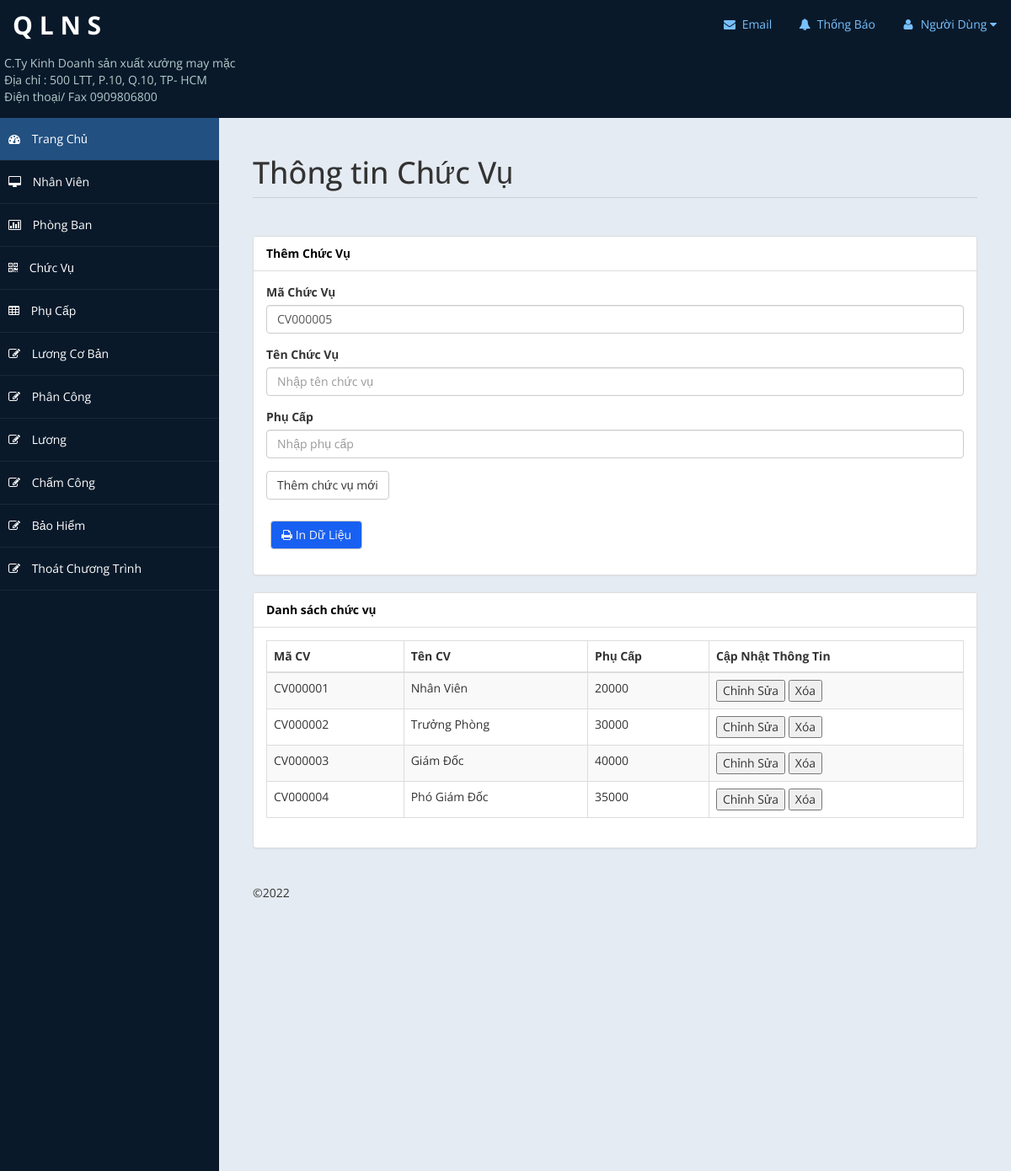
The page /admin/dschucvu.php on the database its author committed.
### tables this page shows
CREATE TABLE `chucvu` (
  `MaCV` char(20) NOT NULL,
  `TenCV` varchar(30) NOT NULL,
  `PhuCap` varchar(50) NOT NULL
);

### admin/includes/datachucvu.php (called while the page is built, shortened)
<?php
class chucvuo{
	private $conn;
	private $table = "chucvu";
	public function __construct($db){
		$this->conn = $db;
	}
	public function read(){
		$sql = "SELECT * FROM $this->table";
		$stmt = $this->conn->prepare($sql);
		$stmt->execute();
		return $stmt;
	}
	public function readMaCV()
	{
		$sql = " Select MaCV FROM chucvu ORDER BY MaCV desc limit 1";
		$stmt = $this->conn->prepare($sql);
		$stmt->execute();
		$row = $stmt->fetch(PDO::FETCH_ASSOC);
		if($row){
			$lastMaCV  = $row['MaCV'];
		}
		else
		{
		 	$lastMaCV ='';
		}
		if($lastMaCV =="")
		{
			$MaCVid="CV000001";
		}
		else
		{
			$MaCVid=substr($lastMaCV,2);
			$MaCVid=intval($MaCVid);
			$MaCVid="CV". str_pad($MaCVid +1,6,"0",STR_PAD_LEFT);
		}
		return $MaCVid;
	}
}
?>

### admin/dschucvu.php (the view, shortened to what this page needs)
<?php
include "includes/datachucvu.php";
$database = new database();
$db = $database->connect();
$chucvuo = new chucvuo($db);
?>
<!DOCTYPE html>
<html xmlns="http://www.w3.org/1999/xhtml">
<head>
    <link href="assets/css/bootstrap.css" rel="stylesheet" />
    <link href="assets/css/font-awesome.css" rel="stylesheet" />
    <link href="assets/js/morris/morris-0.4.3.min.css" rel="stylesheet" />
    <link href="assets/css/custom-styles.css" rel="stylesheet" />
</head>
<body>
    <div id="wrapper">
        <?php
            include "header.php";
        ?>
        <?php
            include "sidebar.php";
        ?>
        <div id="page-wrapper">
            <div id="page-inner">
                <div class="row">
                    <div class="col-md-12">
                        <h1 class="page-header">
                            Thông tin Chức Vụ
                        </h1>
                    </div>
                </div>
                <div class="row">
                    <div class="col-lg-12">
                        <div class="panel panel-default">
                            <div class="panel-heading">
                          Thêm Chức Vụ
                            </div>
                            <div class="panel-body">
                            <div class="row">
                                <div class="col-lg-12">
                                    <form role="form" method="POST" action="">
                                    <div class="form-group">
                                            <label>Mã Chức Vụ</label>
                                            <input name="MaCV" class="form-control"  value="<?php echo $chucvuo->readMaCV()?>">
                                        </div>
                                        <div class="form-group">
                                            <label>Tên Chức Vụ</label>
                                            <input name="TenCV" class="form-control" placeholder="Nhập tên chức vụ">
                                        </div>
                                        <div class="form-group">
                                            <label>Phụ Cấp</label>
                                            <input name="PhuCap" class="form-control" placeholder="Nhập phụ cấp">
                                        </div>
                                        <button type="submit" class="btn btn-default">Thêm chức vụ mới</button>
                                        <br></br>
                                        <div class="color">
                                        <button style="background-color:#1860F1;color:#F2F3F5" type="submit" class="btn btn-default" href="" onclick="window.print();return false;"><i class="fa fa-print"></i> In Dữ Liệu</button>
                                        </div>
                                    </form>
                                </div>
                            </div>
                            </div>
                        </div>
                    </div>
                </div>
                <div class="row">
                    <div class="col-lg-12">
                        <div class="panel panel-default">
                            <div class="panel-heading">
                                Danh sách chức vụ
                            </div>
                            <div class="panel-body">
                                <div class="table-responsive">
                                    <table class="table table-striped table-bordered table-hover">
                                        <thead>
                                            <tr>
                                                <th>Mã CV</th>
                                                <th>Tên CV</th>
                                                <th>Phụ Cấp</th>
												<th>Cập Nhật Thông Tin</th>
                                            </tr>
                                        </thead>
                                        <tbody>
                                            <?php
                                            $result = $chucvuo->read();
                                            $num = $result->rowCount();
                                            if($num>0){
                                                while($rows = $result->fetch()){
                                            ?>
                                            <tr>
                                                <td><?php echo $rows['MaCV'] ?></td>
                                                <td><?php echo $rows['TenCV'] ?></td>
                                                <td><?php echo $rows['PhuCap'] ?></td>
                                                <td>
                                                <button data-toggle="modal" data-toggle="modal" data-target="#edit_employee<?php echo $rows['MaCV']?>">Chỉnh Sửa
												</button>
                                                <button data-toggle="modal" data-toggle="modal" data-target="#delete_employee<?php echo $rows['MaCV']?>">Xóa</button>
												</td>
                                            </tr>
                                            <?php
                                                }
                                            }
                                            ?>
                                        </tbody>
                                    </table>
                                </div>
                            </div>
                        </div>
                    </div>
                </div>
				<footer><p>&copy;2022</p></footer>
            </div>
        </div>
    </div>
</body>
</html>

### admin/assets/css/custom-styles.css (style rules this page uses)
body { font-family: 'Open Sans', sans-serif; }
#wrapper { width: 100%; background:#09192A; }
#page-wrapper { padding: 15px 15px; min-height: 600px; background:#E5EBF2; }
#page-inner { width:100%; margin:10px 20px 10px 0px; background-color:transparent; padding:10px; min-height:1200px; }
h1, .h1, h2, .h2, h3, .h3 { margin-top: 7px; margin-bottom: -5px; }
p { font-size:16px; line-height:25px; padding-top:20px; }
.page-header { padding-bottom: 9px; margin: 10px 0 45px; border-bottom: 1px solid #C7D1DD; }
.panel-default > .panel-heading { color: #000; background-color: #FFFFFF; border-color: #ddd; font-weight:bold; }
footer p { font-size: 14px; }
@media (min-width:768px) { #page-wrapper { margin: 0 0 0 260px; padding: 15px 30px; min-height: 1200px; } }

### admin/header.php (style rules this page uses)
.color { color: #b3cbcb; padding: 5px; padding-bottom:15px; }

### rows shown on the page
chucvu: MaCV "CV000005", MaCV "CV000004", TenCV "Phó Giám Đốc", PhuCap "35000"
chucvu: MaCV "CV000001", TenCV "Nhân Viên", PhuCap "20000"
chucvu: MaCV "CV000002", TenCV "Trưởng Phòng", PhuCap "30000"
chucvu: MaCV "CV000003", TenCV "Giám Đốc", PhuCap "40000"
